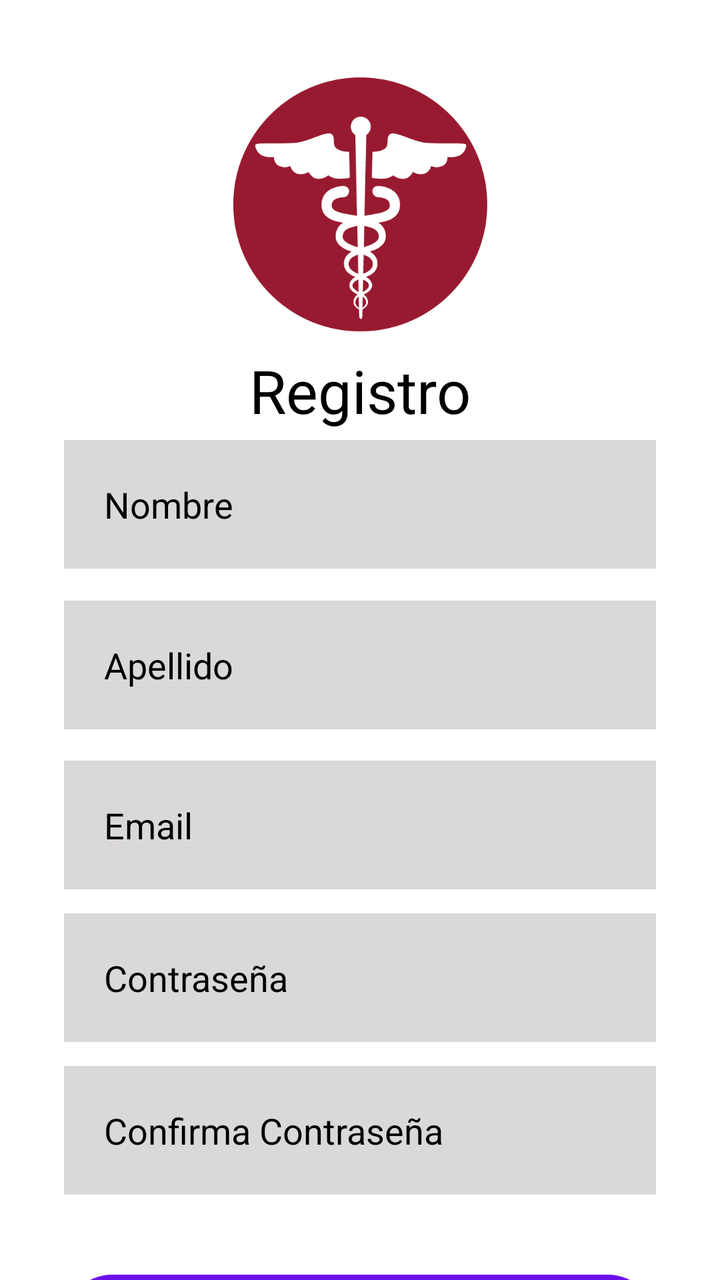
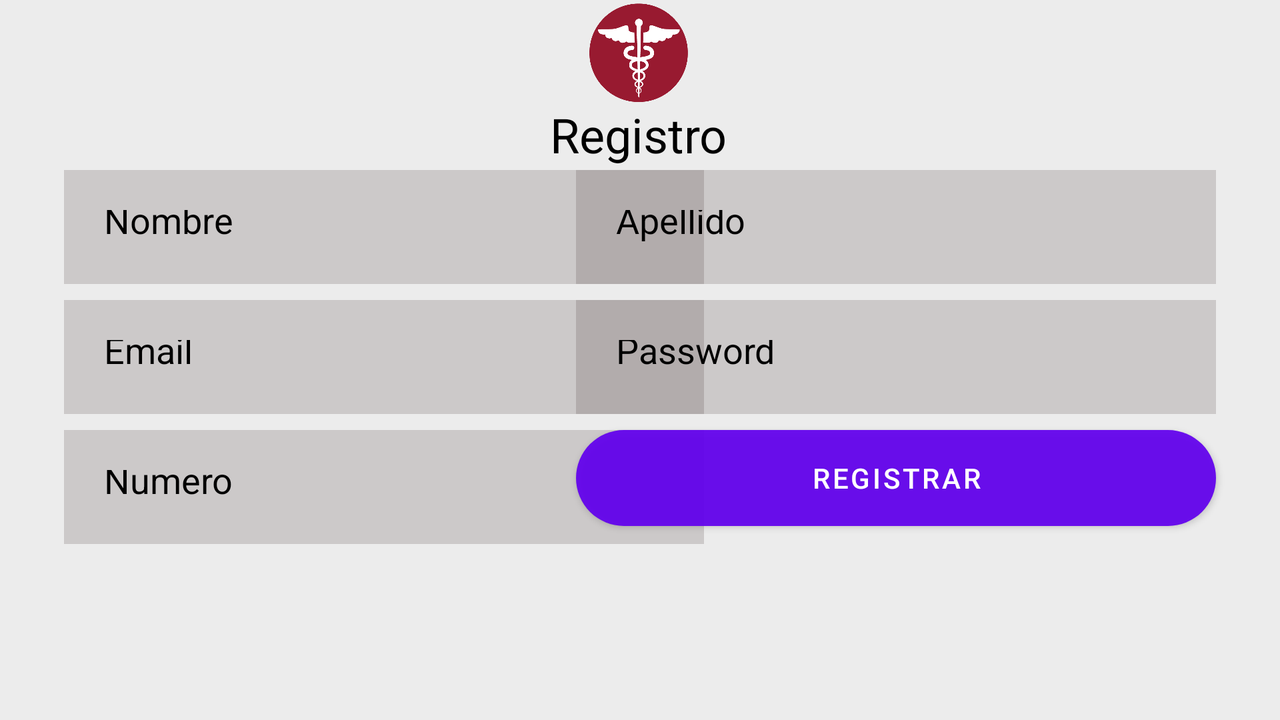

An Android layout and its configuration variant, each rendered on a device that would load it. The default file and the variant file are quoted in full after the pictures.
<!-- AndroidManifest.xml: application theme Theme.MEDIARM -->
<!-- res/layout/activity_registro.xml -->
<?xml version="1.0" encoding="utf-8"?>
<androidx.constraintlayout.widget.ConstraintLayout xmlns:android="http://schemas.android.com/apk/res/android"
    xmlns:app="http://schemas.android.com/apk/res-auto"
    xmlns:tools="http://schemas.android.com/tools"
    android:layout_width="match_parent"
    android:layout_height="match_parent"
    android:background="#FFFFFF"
    tools:context=".Registro">

    <EditText
        android:id="@+id/nombre"
        android:layout_width="match_parent"
        android:layout_height="wrap_content"
        android:layout_marginStart="32dp"
        android:layout_marginTop="220dp"
        android:layout_marginEnd="32dp"
        android:background="#30403232"
        android:ems="10"
        android:hint="Nombre"
        android:inputType="textPersonName"
        android:minHeight="48dp"
        android:padding="20dp"
        android:textColor="@color/black"
        android:textColorHint="@color/black"
        app:layout_constraintEnd_toEndOf="parent"
        app:layout_constraintHorizontal_bias="0.0"
        app:layout_constraintStart_toStartOf="parent"
        app:layout_constraintTop_toTopOf="parent" />

    <EditText
        android:id="@+id/apellido"
        android:layout_width="match_parent"
        android:layout_height="wrap_content"
        android:layout_marginStart="32dp"
        android:layout_marginTop="16dp"
        android:layout_marginEnd="32dp"
        android:layout_marginBottom="16dp"
        android:background="#30403232"
        android:ems="10"
        android:hint="Apellido"
        android:inputType="textPassword"
        android:minHeight="48dp"
        android:padding="20dp"
        android:textColor="@color/black"
        android:textColorHint="@color/black"
        app:layout_constraintEnd_toEndOf="parent"
        app:layout_constraintHorizontal_bias="0.0"
        app:layout_constraintStart_toStartOf="parent"
        app:layout_constraintTop_toBottomOf="@+id/nombre" />

    <EditText
        android:id="@+id/correo"
        android:layout_width="match_parent"
        android:layout_height="wrap_content"
        android:layout_marginStart="32dp"
        android:layout_marginTop="96dp"
        android:layout_marginEnd="32dp"
        android:background="#30403232"
        android:ems="10"
        android:hint="Email"
        android:inputType="textPersonName"
        android:minHeight="48dp"
        android:padding="20dp"
        android:textColor="@color/black"
        android:textColorHint="@color/black"
        app:layout_constraintEnd_toEndOf="parent"
        app:layout_constraintHorizontal_bias="0.0"
        app:layout_constraintStart_toStartOf="parent"
        app:layout_constraintTop_toBottomOf="@+id/nombre" />

    <EditText
        android:id="@+id/password"
        android:layout_width="match_parent"
        android:layout_height="wrap_content"
        android:layout_marginStart="32dp"
        android:layout_marginTop="12dp"
        android:layout_marginEnd="32dp"
        android:background="#30403232"
        android:ems="10"
        android:hint="Contraseña"
        android:inputType="textPersonName"
        android:minHeight="48dp"
        android:padding="20dp"
        android:textColor="@color/black"
        android:textColorHint="@color/black"
        app:layout_constraintEnd_toEndOf="parent"
        app:layout_constraintHorizontal_bias="0.0"
        app:layout_constraintStart_toStartOf="parent"
        app:layout_constraintTop_toBottomOf="@+id/correo" />

    <EditText
        android:id="@+id/password2"
        android:layout_width="match_parent"
        android:layout_height="wrap_content"
        android:layout_marginStart="32dp"
        android:layout_marginTop="12dp"
        android:layout_marginEnd="32dp"
        android:background="#30403232"
        android:ems="10"
        android:hint="Confirma Contraseña"
        android:inputType="textPersonName"
        android:minHeight="48dp"
        android:padding="20dp"
        android:textColor="@color/black"
        android:textColorHint="@color/black"
        app:layout_constraintEnd_toEndOf="parent"
        app:layout_constraintHorizontal_bias="0.0"
        app:layout_constraintStart_toStartOf="parent"
        app:layout_constraintTop_toBottomOf="@+id/password" />

    <Button
        android:id="@+id/registrar"
        android:layout_width="match_parent"
        android:layout_height="wrap_content"
        android:layout_marginStart="32dp"
        android:layout_marginTop="40dp"
        android:layout_marginEnd="32dp"
        android:background="@drawable/button_rounded"
        android:backgroundTint="#ED587AE3"
        android:text="Registrar"
        android:textColor="@color/white"
        app:cornerRadius="40dp"
        app:layout_constraintEnd_toEndOf="parent"
        app:layout_constraintHorizontal_bias="0.0"
        app:layout_constraintStart_toStartOf="parent"
        app:layout_constraintTop_toBottomOf="@+id/password2" />

    <ImageView
        android:id="@+id/imageView4"
        android:layout_width="129dp"
        android:layout_height="152dp"
        android:layout_marginStart="8dp"
        android:layout_marginTop="20dp"
        android:layout_marginEnd="8dp"
        android:layout_marginBottom="24dp"
        app:layout_constraintBottom_toTopOf="@+id/nombre"
        app:layout_constraintEnd_toEndOf="parent"
        app:layout_constraintStart_toStartOf="parent"
        app:layout_constraintTop_toTopOf="parent"
        app:layout_constraintVertical_bias="0.25"
        app:srcCompat="@drawable/logo_mediarmm" />

    <TextView
        android:id="@+id/textView"
        android:layout_width="wrap_content"
        android:layout_height="wrap_content"
        android:layout_marginStart="8dp"
        android:layout_marginTop="0dp"
        android:layout_marginEnd="8dp"
        android:layout_marginBottom="8dp"
        android:text="Registro"
        app:layout_constraintBottom_toTopOf="@+id/nombre"
        app:layout_constraintEnd_toEndOf="parent"
        app:layout_constraintStart_toStartOf="parent"
        app:layout_constraintTop_toBottomOf="@+id/imageView4"
        android:textColor="@color/black"
        android:textSize="30dp"/>

    <ImageView
        android:id="@+id/imageView"
        android:layout_width="141dp"
        android:layout_height="297dp"
        android:layout_marginTop="4dp"
        android:layout_marginEnd="324dp"
        android:layout_marginBottom="110dp"
        app:layout_constraintBottom_toTopOf="@+id/nombre"
        app:layout_constraintEnd_toEndOf="parent"
        app:layout_constraintTop_toTopOf="parent"
        app:layout_constraintVertical_bias="0.544"
        app:srcCompat="@drawable/fondocirculo" />

    <ImageView
        android:id="@+id/imageView2"
        android:layout_width="118dp"
        android:layout_height="269dp"
        android:layout_marginEnd="268dp"
        android:layout_marginBottom="76dp"
        app:layout_constraintBottom_toTopOf="@+id/nombre"
        app:layout_constraintEnd_toEndOf="parent"
        app:srcCompat="@drawable/fondocirculo" />


</androidx.constraintlayout.widget.ConstraintLayout>
<!-- resources referenced by this layout -->
<resources>
  <color name="black">#FF000000</color>
  <color name="white">#FFFFFFFF</color>
  <!-- drawable button_rounded (drawable-v24) -->
  <?xml version="1.0" encoding="utf-8"?>
  <shape xmlns:android="http://schemas.android.com/apk/res/android">
      <corners android:radius="30dp"/>
      <solid android:color="#ED587AE3"/>
  </shape>
  <!-- drawable logo_mediarmm: png bitmap (drawable, 11763 bytes) -->
  <style name="Theme.MEDIARM" parent="Theme.MaterialComponents.DayNight.DarkActionBar">
          
          <item name="colorPrimary">@color/purple_500</item>
          <item name="colorPrimaryVariant">@color/purple_700</item>
          <item name="colorOnPrimary">@color/white</item>
          
          <item name="colorSecondary">@color/teal_200</item>
          <item name="colorSecondaryVariant">@color/teal_700</item>
          <item name="colorOnSecondary">@color/black</item>
          
          <item name="android:statusBarColor" tools:targetApi="l">?attr/colorPrimaryVariant</item>
          
      </style>
  <color name="purple_500">#FF6200EE</color>
  <color name="purple_700">#FF3700B3</color>
  <color name="teal_200">#FF03DAC5</color>
  <color name="teal_700">#FF018786</color>
</resources>
<!-- res/layout-land/activity_registro.xml (the repository's variant of the layout above) -->
<!-- drawn on the phone turned sideways -->
<?xml version="1.0" encoding="utf-8"?>
<androidx.constraintlayout.widget.ConstraintLayout xmlns:android="http://schemas.android.com/apk/res/android"
    xmlns:app="http://schemas.android.com/apk/res-auto"
    xmlns:tools="http://schemas.android.com/tools"
    android:layout_width="match_parent"
    android:layout_height="match_parent"
    android:background="#ECECEC"
    tools:context=".Registro">


    <EditText
        android:id="@+id/txtNombre"
        android:layout_width="320dp"
        android:layout_height="57dp"
        android:layout_marginStart="32dp"
        android:layout_marginTop="85dp"
        android:layout_marginEnd="32dp"
        android:background="#30403232"
        android:ems="10"
        android:hint="@string/nombre"
        android:importantForAutofill="no"
        android:inputType="textPersonName"
        android:minHeight="48dp"
        android:padding="20dp"
        android:textColor="@color/black"
        android:textColorHint="@color/black"
        app:layout_constraintEnd_toEndOf="parent"
        app:layout_constraintHorizontal_bias="0.0"
        app:layout_constraintStart_toStartOf="parent"
        app:layout_constraintTop_toTopOf="parent" />

    <EditText
        android:id="@+id/txtApellido"
        android:layout_width="320dp"
        android:layout_height="57dp"
        android:layout_marginStart="32dp"
        android:layout_marginTop="85dp"
        android:layout_marginEnd="32dp"
        android:background="#30403232"
        android:ems="10"
        android:hint="@string/apellido"
        android:importantForAutofill="no"
        android:inputType="textPersonName"
        android:minHeight="48dp"
        android:padding="20dp"
        android:textColor="@color/black"
        android:textColorHint="@color/black"
        app:layout_constraintEnd_toEndOf="parent"
        app:layout_constraintHorizontal_bias="1.0"
        app:layout_constraintStart_toStartOf="parent"
        app:layout_constraintTop_toTopOf="parent" />

    <EditText
        android:id="@+id/txtEmail"
        android:layout_width="320dp"
        android:layout_height="57dp"
        android:layout_marginStart="32dp"
        android:layout_marginTop="8dp"
        android:layout_marginEnd="32dp"
        android:background="#30403232"
        android:ems="10"
        android:hint="@string/email"
        android:importantForAutofill="no"
        android:inputType="textEmailAddress"
        android:minHeight="48dp"
        android:padding="20dp"
        android:textColor="@color/black"
        android:textColorHint="@color/black"
        app:layout_constraintEnd_toEndOf="parent"
        app:layout_constraintHorizontal_bias="0.0"
        app:layout_constraintStart_toStartOf="parent"
        app:layout_constraintTop_toBottomOf="@+id/txtNombre" />

    <EditText
        android:id="@+id/txtPassword"
        android:layout_width="320dp"
        android:layout_height="57dp"
        android:layout_marginStart="32dp"
        android:layout_marginTop="8dp"
        android:layout_marginEnd="32dp"
        android:background="#30403232"
        android:ems="10"
        android:hint="@string/password"
        android:importantForAutofill="no"
        android:inputType="textPassword"
        android:minHeight="48dp"
        android:padding="20dp"
        android:textColor="@color/black"
        android:textColorHint="@color/black"
        app:layout_constraintEnd_toEndOf="parent"
        app:layout_constraintHorizontal_bias="1.0"
        app:layout_constraintStart_toStartOf="parent"
        app:layout_constraintTop_toBottomOf="@+id/txtApellido" />

    <EditText
        android:id="@+id/txtNumero"
        android:layout_width="320dp"
        android:layout_height="57dp"
        android:layout_marginStart="32dp"
        android:layout_marginTop="8dp"
        android:layout_marginEnd="32dp"
        android:background="#30403232"
        android:ems="10"
        android:hint="@string/numero"
        android:importantForAutofill="no"
        android:inputType="textPersonName"
        android:minHeight="48dp"
        android:padding="20dp"
        android:textColor="@color/black"
        android:textColorHint="@color/black"
        app:layout_constraintEnd_toEndOf="parent"
        app:layout_constraintHorizontal_bias="0.0"
        app:layout_constraintStart_toStartOf="parent"
        app:layout_constraintTop_toBottomOf="@+id/txtEmail" />

    <Button
        android:id="@+id/btn_registro"
        android:layout_width="320dp"
        android:layout_height="48dp"
        android:layout_marginStart="32dp"
        android:layout_marginTop="8dp"
        android:layout_marginEnd="32dp"
        android:background="@drawable/button_rounded"
        android:backgroundTint="#ED587AE3"
        android:text="@string/registrar"
        android:textColor="@color/white"
        app:cornerRadius="40dp"
        app:layout_constraintEnd_toEndOf="parent"
        app:layout_constraintHorizontal_bias="1.0"
        app:layout_constraintStart_toStartOf="parent"
        app:layout_constraintTop_toBottomOf="@+id/txtPassword" />

    <ImageView
        android:id="@+id/imageView4"
        android:layout_width="50dp"
        android:layout_height="50dp"
        android:layout_marginStart="8dp"
        android:layout_marginEnd="8dp"
        android:layout_marginBottom="24dp"
        app:layout_constraintBottom_toTopOf="@+id/txtNombre"
        app:layout_constraintEnd_toEndOf="parent"
        app:layout_constraintHorizontal_bias="0.499"
        app:layout_constraintStart_toStartOf="parent"
        app:layout_constraintTop_toTopOf="parent"
        app:layout_constraintVertical_bias="0.109"
        app:srcCompat="@drawable/logo_mediarmm" />

    <TextView
        android:id="@+id/textView"
        android:layout_width="wrap_content"
        android:layout_height="wrap_content"
        android:layout_marginStart="8dp"
        android:layout_marginEnd="8dp"
        android:layout_marginBottom="8dp"
        android:text="@string/registro"
        android:textColor="@color/black"
        android:textSize="24sp"
        app:layout_constraintBottom_toTopOf="@+id/txtNombre"
        app:layout_constraintEnd_toEndOf="parent"
        app:layout_constraintHorizontal_bias="0.499"
        app:layout_constraintStart_toStartOf="parent"
        app:layout_constraintTop_toBottomOf="@+id/imageView4"
        app:layout_constraintVertical_bias="0.075" />


</androidx.constraintlayout.widget.ConstraintLayout>
<!-- resources referenced by the variant -->
<!-- as the phone turned sideways resolves them -->
<resources>
  <color name="black">#FF000000</color>
  <color name="white">#FFFFFFFF</color>
  <!-- drawable button_rounded (drawable-v24) -->
  <?xml version="1.0" encoding="utf-8"?>
  <shape xmlns:android="http://schemas.android.com/apk/res/android">
      <corners android:radius="30dp"/>
      <solid android:color="#ED587AE3"/>
  </shape>
  <!-- drawable logo_mediarmm: png bitmap (drawable, 11763 bytes) -->
  <string name="apellido">Apellido</string>
  <string name="email">Email</string>
  <string name="nombre">Nombre</string>
  <string name="numero">Numero</string>
  <string name="password">Password</string>
  <string name="registrar">Registrar</string>
  <string name="registro">Registro</string>
  <style name="Theme.MEDIARM" parent="Theme.MaterialComponents.DayNight.DarkActionBar">
          
          <item name="colorPrimary">@color/purple_500</item>
          <item name="colorPrimaryVariant">@color/purple_700</item>
          <item name="colorOnPrimary">@color/white</item>
          
          <item name="colorSecondary">@color/teal_200</item>
          <item name="colorSecondaryVariant">@color/teal_700</item>
          <item name="colorOnSecondary">@color/black</item>
          
          <item name="android:statusBarColor" tools:targetApi="l">?attr/colorPrimaryVariant</item>
          
      </style>
  <color name="purple_500">#FF6200EE</color>
  <color name="purple_700">#FF3700B3</color>
  <color name="teal_200">#FF03DAC5</color>
  <color name="teal_700">#FF018786</color>
</resources>
